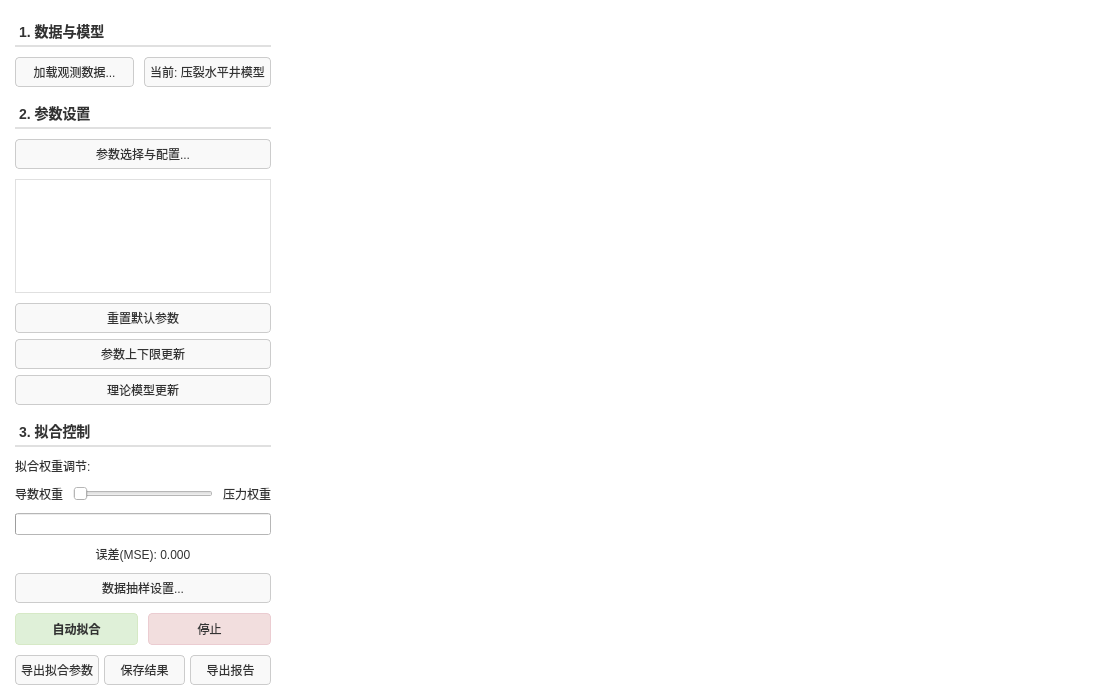
<?xml version="1.0" encoding="UTF-8"?>
<ui version="4.0">
 <class>FittingWidget</class>
 <widget class="QWidget" name="FittingWidget">
  <property name="geometry">
   <rect>
    <x>0</x>
    <y>0</y>
    <width>1100</width>
    <height>700</height>
   </rect>
  </property>
  <property name="windowTitle">
   <string>试井解释拟合</string>
  </property>
  <property name="styleSheet">
   <string notr="true">/* 全局背景纯白 */
QWidget {
        background-color: #ffffff;
        color: #333333;
        font-family: &quot;Microsoft YaHei&quot;;
}

/* 分裂器手柄：设为透明，完全消除分割线 */
QSplitter::handle {
        background-color: transparent;
}

/* 左侧面板：移除右边框，消除竖线 */
QWidget#leftPanelWidget {
    background-color: #ffffff;
    border: none;
}

/* 按钮通用样式 */
QPushButton {
        border: 1px solid #cccccc;
        border-radius: 4px;
        padding: 5px;
        background-color: #f9f9f9;
}
QPushButton:hover {
        background-color: #f0f0f0;
        border-color: #0078d7;
}
QPushButton:pressed {
        background-color: #e0e0e0;
}

/* 标题栏样式 */
QLabel#label_Section1, QLabel#label_Section2, QLabel#label_Section3 {
    font-weight: bold;
    font-size: 14px;
    color: #333;
    border-bottom: 2px solid #e0e0e0;
    padding-bottom: 3px;
    margin-top: 5px;
}
</string>
  </property>
  <layout class="QVBoxLayout" name="verticalLayout_Main">
   <property name="spacing">
    <number>0</number>
   </property>
   <property name="leftMargin">
    <number>0</number>
   </property>
   <property name="topMargin">
    <number>0</number>
   </property>
   <property name="rightMargin">
    <number>0</number>
   </property>
   <property name="bottomMargin">
    <number>0</number>
   </property>
   <item>
    <widget class="QSplitter" name="splitter">
     <property name="orientation">
      <enum>Qt::Horizontal</enum>
     </property>
     <property name="handleWidth">
      <number>1</number>
     </property>
     <widget class="QWidget" name="leftPanelWidget" native="true">
      <property name="minimumSize">
       <size>
        <width>250</width>
        <height>0</height>
       </size>
      </property>
      <layout class="QVBoxLayout" name="verticalLayout_Left">
       <property name="spacing">
        <number>10</number>
       </property>
       <property name="leftMargin">
        <number>15</number>
       </property>
       <property name="topMargin">
        <number>15</number>
       </property>
       <property name="rightMargin">
        <number>15</number>
       </property>
       <property name="bottomMargin">
        <number>15</number>
       </property>
       <item>
        <widget class="QLabel" name="label_Section1">
         <property name="text">
          <string>1. 数据与模型</string>
         </property>
        </widget>
       </item>
       <item>
        <layout class="QHBoxLayout" name="horizontalLayout_DataModel">
         <item>
          <widget class="QPushButton" name="btnLoadData">
           <property name="minimumHeight">
            <number>32</number>
           </property>
           <property name="text">
            <string>加载观测数据...</string>
           </property>
          </widget>
         </item>
         <item>
          <widget class="QPushButton" name="btn_modelSelect">
           <property name="minimumHeight">
            <number>32</number>
           </property>
           <property name="text">
            <string>当前: 压裂水平井模型</string>
           </property>
          </widget>
         </item>
        </layout>
       </item>
       <item>
        <widget class="QLabel" name="label_Section2">
         <property name="text">
          <string>2. 参数设置</string>
         </property>
        </widget>
       </item>
       <item>
        <widget class="QPushButton" name="btnSelectParams">
         <property name="text">
          <string>参数选择与配置...</string>
         </property>
        </widget>
       </item>
       <item>
        <widget class="QTableWidget" name="tableParams">
         <property name="sizePolicy">
          <sizepolicy hsizetype="Expanding" vsizetype="Expanding">
           <horstretch>0</horstretch>
           <verstretch>0</verstretch>
          </sizepolicy>
         </property>
         <property name="styleSheet">
          <string notr="true">border: 1px solid #e0e0e0;
background-color: white;</string>
         </property>
         <property name="alternatingRowColors">
          <bool>true</bool>
         </property>
         <attribute name="verticalHeaderVisible">
          <bool>false</bool>
         </attribute>
        </widget>
       </item>
       <item>
        <layout class="QVBoxLayout" name="verticalLayout_ParamTools">
         <property name="spacing">
          <number>6</number>
         </property>
         <item>
          <widget class="QPushButton" name="btnResetParams">
           <property name="text">
            <string>重置默认参数</string>
           </property>
          </widget>
         </item>
         <item>
          <widget class="QPushButton" name="btnUpdateLimits">
           <property name="text">
            <string>参数上下限更新</string>
           </property>
          </widget>
         </item>
         <item>
          <widget class="QPushButton" name="btnImportModel">
           <property name="text">
            <string>理论模型更新</string>
           </property>
          </widget>
         </item>
        </layout>
       </item>
       <item>
        <widget class="QLabel" name="label_Section3">
         <property name="text">
          <string>3. 拟合控制</string>
         </property>
        </widget>
       </item>
       <item>
        <widget class="QLabel" name="label_WeightTitle">
         <property name="text">
          <string>拟合权重调节:</string>
         </property>
        </widget>
       </item>
       <item>
        <layout class="QHBoxLayout" name="horizontalLayout_Weight">
         <item>
          <widget class="QLabel" name="label_ValDerivative">
           <property name="text">
            <string>导数权重</string>
           </property>
          </widget>
         </item>
         <item>
          <widget class="QSlider" name="sliderWeight">
           <property name="orientation">
            <enum>Qt::Horizontal</enum>
           </property>
          </widget>
         </item>
         <item>
          <widget class="QLabel" name="label_ValPressure">
           <property name="text">
            <string>压力权重</string>
           </property>
          </widget>
         </item>
        </layout>
       </item>
       <item>
        <widget class="QProgressBar" name="progressBar">
         <property name="value">
          <number>0</number>
         </property>
         <property name="textVisible">
          <bool>false</bool>
         </property>
        </widget>
       </item>
       <item>
        <widget class="QLabel" name="label_Error">
         <property name="text">
          <string>误差(MSE): 0.000</string>
         </property>
         <property name="alignment">
          <set>Qt::AlignCenter</set>
         </property>
        </widget>
       </item>
       <item>
        <widget class="QPushButton" name="btnSamplingSettings">
         <property name="text">
          <string>数据抽样设置...</string>
         </property>
        </widget>
       </item>
       <item>
        <layout class="QHBoxLayout" name="horizontalLayout_Actions">
         <item>
          <widget class="QPushButton" name="btnRunFit">
           <property name="styleSheet">
            <string notr="true">background-color: #dff0d8;
border: 1px solid #d6e9c6; padding: 6px; font-weight: bold;</string>
           </property>
           <property name="text">
            <string>自动拟合</string>
           </property>
          </widget>
         </item>
         <item>
          <widget class="QPushButton" name="btnStop">
           <property name="styleSheet">
            <string notr="true">background-color: #f2dede;
border: 1px solid #ebccd1; padding: 6px;</string>
           </property>
           <property name="text">
            <string>停止</string>
           </property>
          </widget>
         </item>
        </layout>
       </item>
       <item>
        <layout class="QHBoxLayout" name="horizontalLayout_Exports">
         <property name="spacing">
          <number>5</number>
         </property>
         <item>
          <widget class="QPushButton" name="btnExportData">
           <property name="text">
            <string>导出拟合参数</string>
           </property>
          </widget>
         </item>
         <item>
          <widget class="QPushButton" name="btnSaveFit">
           <property name="text">
            <string>保存结果</string>
           </property>
          </widget>
         </item>
         <item>
          <widget class="QPushButton" name="btnExportReport">
           <property name="text">
            <string>导出报告</string>
           </property>
          </widget>
         </item>
        </layout>
       </item>
      </layout>
     </widget>
     <widget class="QWidget" name="plotContainer" native="true">
      <property name="sizePolicy">
       <sizepolicy hsizetype="Expanding" vsizetype="Expanding">
        <horstretch>1</horstretch>
        <verstretch>0</verstretch>
       </sizepolicy>
      </property>
      <layout class="QVBoxLayout" name="verticalLayout_Plot">
       <property name="spacing">
        <number>0</number>
       </property>
       <property name="leftMargin">
        <number>0</number>
       </property>
       <property name="topMargin">
        <number>0</number>
       </property>
       <property name="rightMargin">
        <number>0</number>
       </property>
       <property name="bottomMargin">
        <number>0</number>
       </property>
      </layout>
     </widget>
    </widget>
   </item>
  </layout>
 </widget>
 <resources/>
 <connections/>
</ui>
